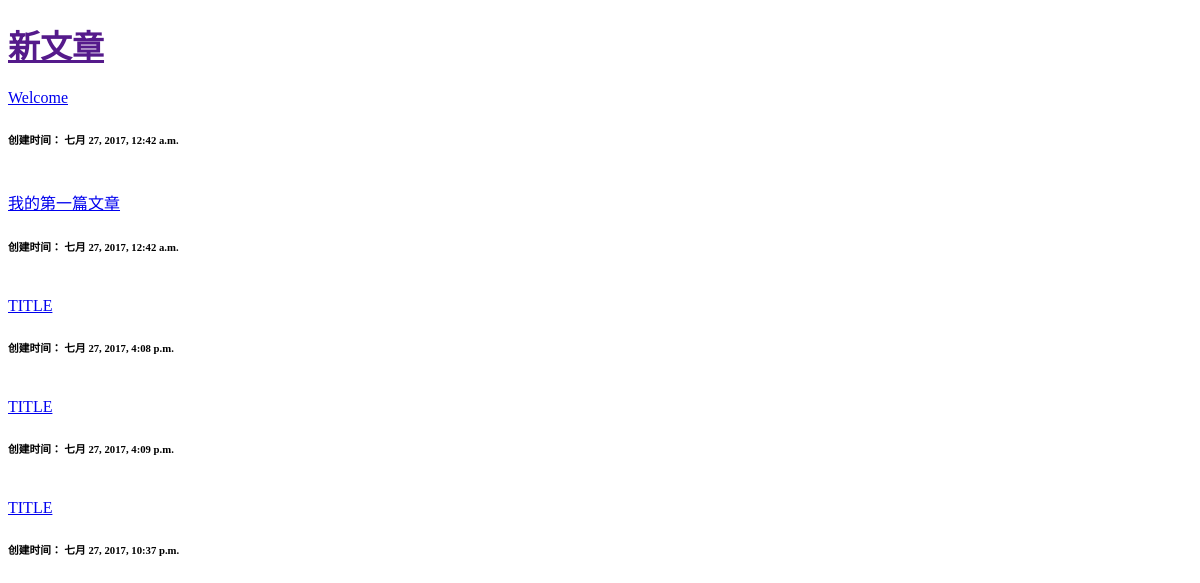
Before: /index/edit/action with the older database file.
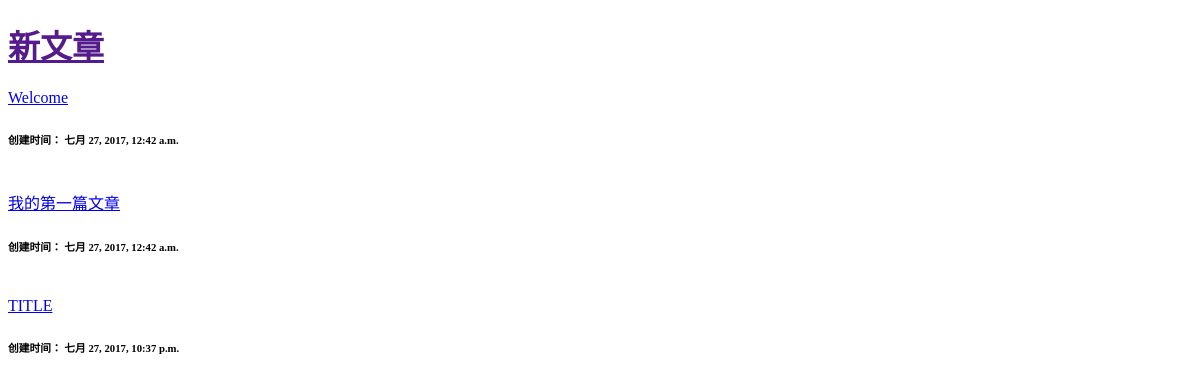
After: the same page with the newer database file.
### blog/models.py (models this page shows, shortened)
class Article(models.Model):
    title = models.CharField("标题", max_length=32, default="title")
    category = models.CharField("标签", max_length=20, blank=True)
    create_time = models.DateTimeField("创建时间", auto_now_add=True)
    update_time = models.DateTimeField("修改时间", auto_now=True)
    content = models.TextField("内容", blank=True, null=True)

### blog/views.py (the view)
def edit_action(request):
    title = request.POST.get('title', 'TITLE')
    content = request.POST.get('content', 'CONTENT')
    models.Article.objects.create(title=title, content=content)
    articles = models.Article.objects.all()
    return render(request, "blog/index.html", {"articles": articles})

### blog/templates/blog/index.html (shortened to what this page needs)
<!DOCTYPE html>
<html lang="en">
<head>
</head>
<body>
<h1>
    <a href="">新文章</a>
</h1>
{% for article in articles %}
<a href="{% url 'blog:article_page' article.id %}">{{article.title}}</a>
<h6>创建时间： {{article.create_time}}</h6>
<br/>
{% endfor %}
</body>
</html>

Changed rows visible on the page:
removed Article: title "TITLE", create_time "七月 27, 2017, 4:08 p.m."
removed Article: title "TITLE", create_time "七月 27, 2017, 4:09 p.m."
